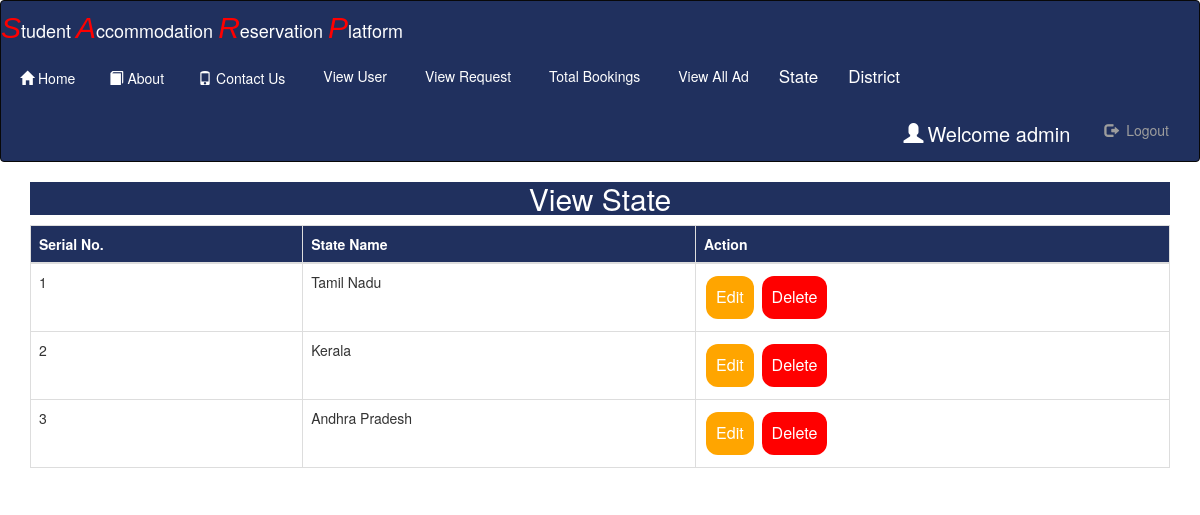
/view_state (signed in), run on the app's committed database.
### Room/models.py (models this page shows, shortened)
class State(models.Model):
    state=models.CharField(max_length=100,null=True)
    username=models.CharField(max_length=100,null=True)
    ownername=models.CharField(max_length=100,null=True)
    date=models.CharField(max_length=100,null=True)

### Room/views.py (the view)
# urls.py: path('view_state', View_State,name='view_state'),
def View_State(request):
    if not request.user.is_staff:
        return redirect('home')
    state=State.objects.all()
    d={'state':state}
    return render(request,'view_state.html',d)

### Room/templates/view_state.html
{% extends 'navigation.html' %}
{% block body %}
<center><div class="container"><h2 style="color:white;background-color:#20305E;width=100%">View State</h2></div></center>
 <div class="container">
<table class="table table-bordered" width="100%" id="myTable">
  <thead>
  <tr>
    <th>Serial No.</th>
    <th>State Name</th>
    <th>Action</th>
  </tr>
  </thead>
   <tbody>
    {% for i in state %}
  <tr>
    <td>{{forloop.counter}}</td>
    <td>{{i.state}}</td>
      <td><a href="{% url 'edit_state' i.id %}"><button class="button button1">Edit</button></a>
      <a href="{% url 'delete_state' i.id %}"><button class="button button2">Delete</button></a></td>
  </tr>
    {% endfor %}
    </tbody>
</table>
 </div>
{% endblock %}

### Room/templates/navigation.html (shortened to what this page needs)
<!DOCTYPE html>
<html lang="en">
{% load static %}
<head>
  <link rel="stylesheet" href="https://maxcdn.bootstrapcdn.com/bootstrap/3.3.6/css/bootstrap.min.css">
    <link rel = stylesheet href = "https://cdn.datatables.net/1.10.20/css/jquery.dataTables.min.css">
</head>
<body>
<nav class="navbar navbar-inverse" style="padding:0px;margin:0px;background-color:#20305E;color:white">
  <div class="container-fluid" style="padding:0px;margin:0px">
    <div><class="navbar-header" style="margin-bottom:4px;margin-right:10px;">
      <a class="navbar-brand" href="#"><span style="font-size:30px;color:Red"><i style="font-family: 'Franklin Gothic Medium', 'Arial Narrow', Arial, sans-serif;">S</i></span><span style="font-size:18px;color:white">tudent </span>
        <span style="font-size:30px;color:Red"><i style="font-family: 'Franklin Gothic Medium', 'Arial Narrow', Arial, sans-serif;">A</i></span><span style="font-size:18px;color:white">ccommodation </span>
        <span style="font-size:30px;color:Red"><i style="font-family:'Franklin Gothic Medium', 'Arial Narrow', Arial, sans-serif">R</i></span><span style="font-size:18px;color:white">eservation</span>
        <span style="font-size:30px;color:Red"><i style="font-family:'Franklin Gothic Medium', 'Arial Narrow', Arial, sans-serif">P</i></span><span style="font-size:18px;color:white">latform</span></a>
    </div>
    <ul class="nav navbar-nav">
      <li><a href="{% url 'home' %}" style = "color : white" ><span class="glyphicon glyphicon-home" style="padding:4px"></span>Home</a></li>
        <li><a href="{% url 'about' %}" style = "color : white"><span class="glyphicon glyphicon-book" style="padding:4px"></span>About</a></li>
        <li><a href="{% url 'contact' %}" style = "color : white"><span class="glyphicon glyphicon-phone" style="padding:4px"></span>Contact Us</a></li>
      {% if not request.user.is_staff %}
      <li><a href="{% url 'search' %}" style = "color : white"><span class="glyphicon glyphicon-search" style="padding:4px"></span>Search House</a></li>
      {% if request.user.username %}
        <li><a href="{% url 'rent1' %}" style = "color : white"><span class="glyphicon glyphicon-plus" style="padding:4px"></span>Add HouseOnRent</a></li>
      <li><a href="{% url 'img' %}" style = "color : white"><span class="glyphicon glyphicon-View" style="padding:4px"></span>View My Ad</a></li>
    {% endif %}
        {% else %}
      <li><a href="{% url 'view_user' %}" style = "color : white"><span class="glyphicon glyphicon-View" style="padding:4px"></span>View User</a></li>
      <li><a href="{% url 'request' %}" style = "color : white"><span class="glyphicon glyphicon-View" style="padding:4px"></span>View Request</a></li>
      <li><a href="{% url 'bookings' %}" style = "color : white"><span class="glyphicon glyphicon-View" style="padding:4px"></span>Total Bookings</a></li>
      <li><a href="{% url 'alladd' %}" style = "color : white"><span class="glyphicon glyphicon-View" style="padding:4px"></span>View All Ad</a></li>
        <li class="nav-item dropdown">
      <a class="nav-link dropdown-toggle" href="#" id="navbardrop" data-toggle="dropdown" style="font-size:17px;color : white">
        State
      </a>
    </li>
       <li class="nav-item dropdown">
      <a class="nav-link dropdown-toggle" href="#" id="navbardrop" data-toggle="dropdown" style="font-size:17px;color : white ">
        District
      </a>
    </li>
        {% endif %}
    </ul>
    {% if request.user.username %}
    <ul class="nav navbar-nav navbar-right">
      <li><a href="{% url 'user_detail' %}" style="color:white;font-size:20px"> <span class="glyphicon glyphicon-user" style="padding:4px;"></span>Welcome  {{request.user.username}}</a></li>
      <li><a href="{% url 'logout' %}" style="margin-right:30px"><span class="glyphicon glyphicon-log-out" style="padding:4px;"></span> Logout</a></li>
    </ul>
    {% endif %}
  </div>
</nav>
{% block body %}
{% endblock %}
</body>
</html>

### Room/templates/navigation.html (style rules this page uses)
.button { background-color: orange; border: none; color: white; padding: 10px; text-align: center; text-decoration: none; display: inline-block; font-size: 16px; margin: 4px 2px; cursor: pointer; }
.button2 { background-color: red; border: none; color: white; padding: 10px; text-align: center; text-decoration: none; display: inline-block; font-size: 16px; margin: 4px 2px; cursor: pointer; }
.button1 { border-radius: 12px; }
.button2 { border-radius: 12px; }
th { background-color:#20305E; color:white; }

### data on the page
State: state "Tamil Nadu"
State: state "Kerala"
State: state "Andhra Pradesh"

### other printed values
{{ request.user.username }} "admin"
